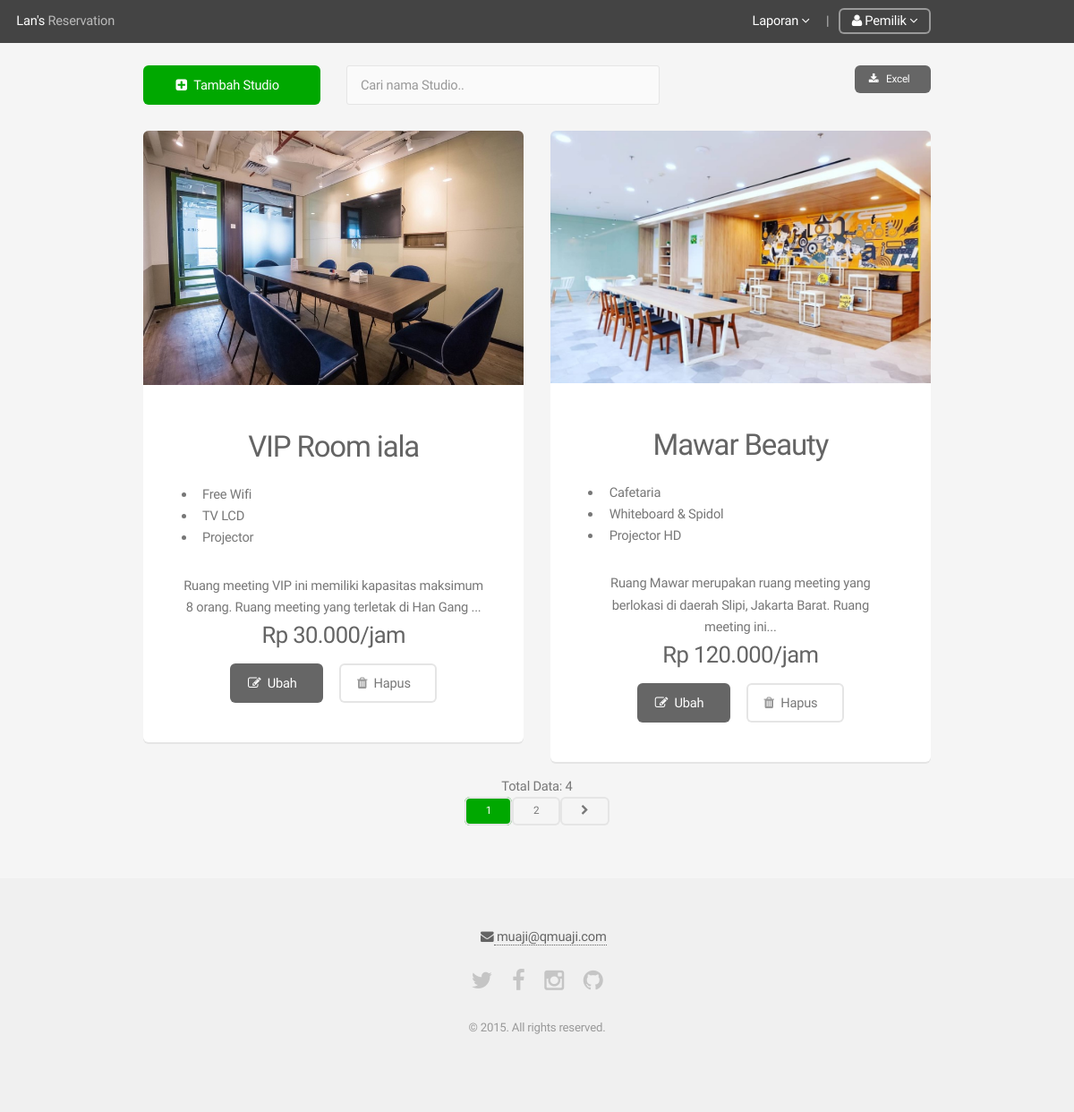
Screenshot of /a_studios.php (signed in) with the database file from the repository.
### tables this page shows
CREATE TABLE `studios` (
  `studio_id` bigint(20) UNSIGNED NOT NULL,
  `name` varchar(50) NOT NULL,
  `price` int(11) NOT NULL,
  `description` text NOT NULL,
  `img` varchar(128) NOT NULL
);

CREATE TABLE `equips` (
  `eq_id` int(10) UNSIGNED NOT NULL,
  `studio_id` bigint(20) UNSIGNED NOT NULL,
  `name` char(50) NOT NULL,
  `deskripsi` text NOT NULL,
  `tgl_beli` date NOT NULL,
  `status` enum('Baik','Kurang Baik','Rusak') NOT NULL DEFAULT 'Baik'
);

### core/functions/general.php (called while the page is built, shortened)
<?php
function rupiah($angka) {
    return number_format($angka,0,',','.');
}

### a_studios.php (the view, shortened to what this page needs)
<?php
include 'includes/_header.php';
$batas		= 2;
if (isset($_GET['page'])) $noPage = $_GET['page'];
	else $noPage = 1;
$offset=($noPage - 1) * $batas;
if(isset($_POST['cari'])){
  	$cari 		= trim($_POST['cari']);
	$studioData = mysql_query("SELECT * FROM studios WHERE name LIKE '%$cari%'");
    $q     	  	= mysql_query("SELECT COUNT(studio_id) FROM studios WHERE name LIKE '%$cari%'");
	?>		<?php
}else{
	$studioData = mysql_query("SELECT * FROM studios LIMIT $offset, $batas") or die (mysql_error());
	$q 			= mysql_query("SELECT COUNT(studio_id) from studios");
}
?>
<div id="main" style="margin-top:-30px" class="container">
	<div class="row">
		<div class="3u 12u(narrower)">
			<a href="a_studioAdd.php" class="button special fit icon fa-plus-square">Tambah Studio</a>
		</div>
		<div align="center" class="5u 12u(narrower)">
				<form action="" method="POST">
				  	<input type="text" name="cari" placeholder="Cari nama Studio..">
				</form>
		</div>
		<div align="right" class="4u 12u(narrower)">
			<a href="xls/studios_xls.php" class="button small icon fa-download"> Excel</a>
		</div>
	</div>
	<div class="row">
		<?php
		while($row = mysql_fetch_assoc($studioData)){
			$studio_id = $row['studio_id'];
		?>
		<div class="6u 12u(narrower)">
			<section class="box special">
				<span class="image featured"><img src="<?php echo $row['img'] ?>" alt="" /></span>
				<h2><?php echo $row['name'] ?></h2>
				<ul align="left">
				<?php
				$equips = mysql_query("SELECT equips.* FROM equips, studios WHERE equips.studio_id=studios.studio_id AND studios.studio_id=$studio_id");
				while($eq=mysql_fetch_assoc($equips)) {
					echo "<li>$eq[name]</li>";
				}
				?>
				</ul>
				<?php $nams = substr($row['description'], 0, 100);
		                  $len  = strlen($nams);
		                  if($len >= 100) echo $nams."...";
		                  else echo $nams;
		             ?>
				<h3>Rp <?php echo rupiah($row['price']); ?>/jam</h3>
				<ul class="actions">
					<li><a href="a_studioEdit.php?id=<?php echo $studio_id ?>" class="button icon fa-edit">Ubah</a></li>
					<li><a href="?del=<?php echo $studio_id ?>" class="button alt icon fa-trash">Hapus</a></li>
				</ul>
			</section>
		</div>
		<?php
		}
		?>
		<div align="center" class="12u">
			<?php
		 	$jml 		= mysql_fetch_array($q);
		  	$jmlData	= $jml[0];
		  	$jmlPage	= ceil($jmlData / $batas);
		  	echo "Total Data: ".$jmlData."<br>";
			  for($i=1; $i <= $jmlPage; $i++){
			    if ((($i >= $noPage - $batas) && ($i <= $noPage + $batas)) || ($i == 1)  || $i == $jmlPage){
			      if($i==$noPage) echo "<a class='button special alt small'>$i</a>";
			      else echo "<a class='button alt small' href=".$_SERVER['PHP_SELF']."?page=".$i." > ".$i."</a>";
			    }
			}
			if ($noPage < $jmlPage) echo "<a class='button alt small' href=$_SERVER[PHP_SELF]?page=".($noPage+1)."><span class='icon fa-chevron-right'></span></a>";
			?>
		</div>
	</div>
</div>
<?php include 'includes/_footer.php' ?>

### rows the page displays
studios: img (picture), name "VIP Room iala", description "Ruang meeting VIP ini memiliki kapasitas maksimum 8 orang. Ruang meeting yang terletak di Han Gang", price "30.000"
equips: name "Free Wifi"
equips: name "TV LCD"
equips: name "Projector"
studios: img (picture), name "Mawar Beauty", description "Ruang Mawar merupakan ruang meeting yang berlokasi di daerah Slipi, Jakarta Barat. Ruang meeting ini", price "120.000"
equips: name "Cafetaria"
equips: name "Whiteboard & Spidol"
equips: name "Projector HD"

### other values shown
$jmlData "4"
